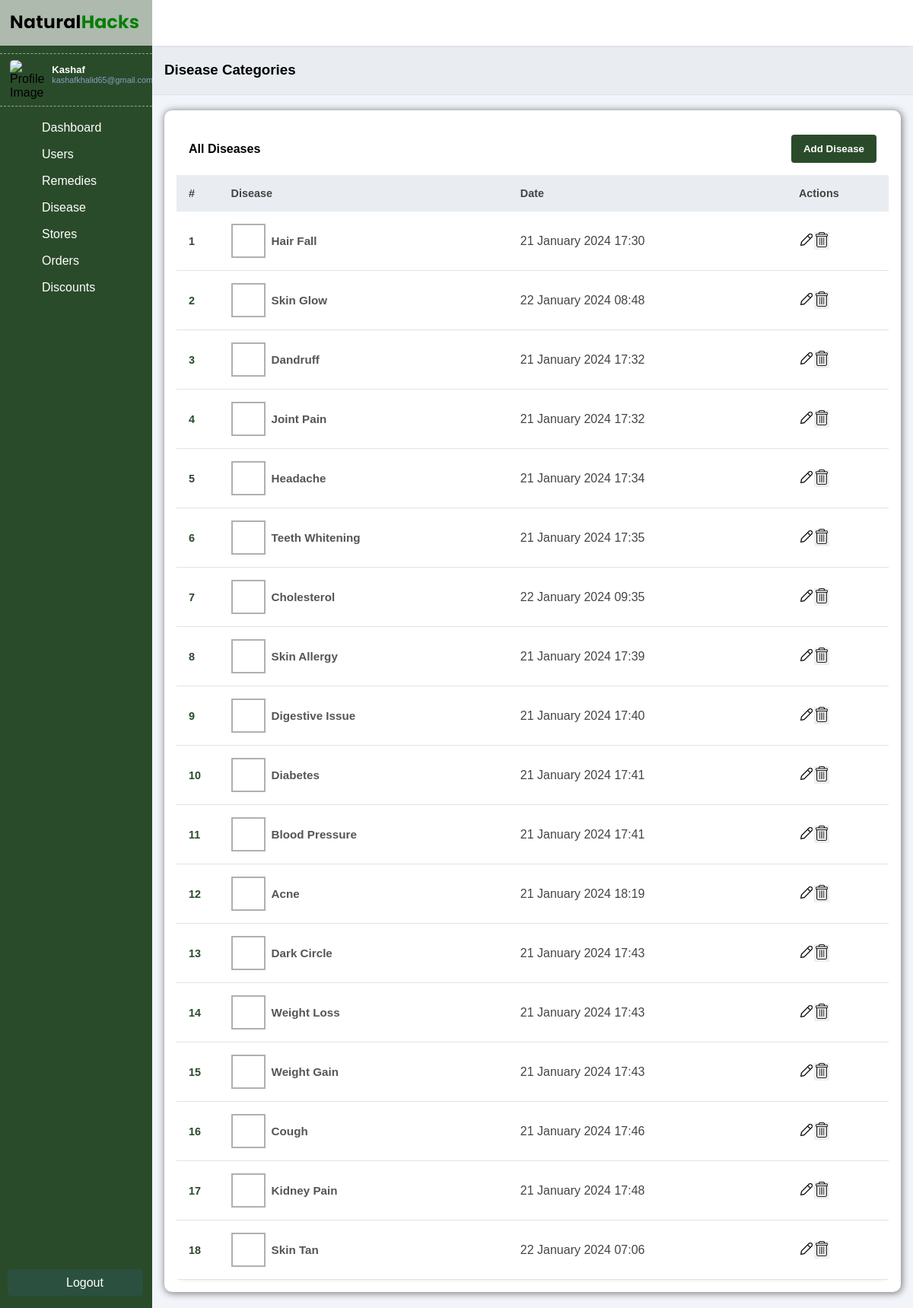
/admin/diseases/diseases.php (signed in), run on the app's committed database.
### tables this page shows
CREATE TABLE `diseases` (
  `id` int(11) NOT NULL,
  `name` varchar(225) DEFAULT NULL,
  `description` longtext DEFAULT NULL,
  `image` varchar(255) DEFAULT NULL,
  `created_at` timestamp NOT NULL DEFAULT current_timestamp() ON UPDATE current_timestamp()
);

### admin/diseases/diseases.php (the view, shortened to what this page needs)
<?php
require_once '../../connection.php';
?>
<!DOCTYPE html>
<html lang="en">
<?php
include('../layout/head.php');
?>
<body>
    <?php
    include('../layout/sidebar.php');
    ?>
    <div class="main-content">
        <?php include('../layout/header.php') ?>
        <?php
        $sql = "SELECT * FROM diseases";
        $disease = mysqli_query($conn, $sql);
        ?>
        <main>
            <div class="page-header">
                <h3>Disease Categories</h3>
            </div>
            <div class="page-content">
                <div class="card">
                    <div class="records table-responsive">
                        <div class="record-header">
                            <h4>All Diseases</h4>
                            <div class="add">
                                <a href="./disease_add.php"><button>Add Disease</button></a>
                            </div>
                    </div>
                    <div>
                        <?php
                        if (mysqli_num_rows($disease) > 0) {
                        ?>
                            <table width="100%">
                                <thead>
                                    <tr>
                                        <th>#</th>
                                        <th>Disease</th>
                                        <th>Date</th>
                                        <th>Actions</th>
                                    </tr>
                                </thead>
                                <tbody>
                                    <?php
                                    $rows = mysqli_fetch_all($disease, MYSQLI_ASSOC);
                                    $key = 0;
                                    foreach ($rows as $row) {
                                        $key++;
                                        if (!empty($row['image']) && $row['image'] !== null) {
                                            $image = $row['image'];
                                        } else {
                                            $image = '../assets/images/photo.png';
                                        }
                                    ?>
                                        <tr>
                                            <td><?= $key ?></td>
                                            <td>
                                                <div class="client">
                                                    <div class="client-img bg-img" style="background-image: url(<?= $image ?>); background-size: cover;"></div>
                                                    <div class="client-info">
                                                        <h4><?= $row['name'] ?></h4>
                                                    </div>
                                                </div>
                                            </td>
                                            <td><?= date('d F Y H:i', strtotime($row['created_at'])) ?></td>
                                            <td>
                                                <div class="actions">
                                                    <a href="./disease_edit.php?id=<?= $row['id'] ?>">
                                                        <img src="../assets/images/edit.png" height="20px" alt="Edit">
                                                    </a>
                                                    <form class="delete-form" id="deleteForm_<?= $row['id'] ?>" action="./diseases.php" method="post">
                                                        <button type="submit" style="border:none; background-color: none;" onclick="return confirm('Are you sure you want to delete <?= $row['name'] ?> ?')" name="delete">
                                                            <img src="../assets/images/delete.png" height="20px" alt="Delete">
                                                        </button>
                                                    </form>
                                                </div>
                                            </td>
                                        </tr>
                                    <?php } ?>
                                </tbody>
                            </table>
                        <?php } ?>
                    </div>
                </div>
                </div>
            </div>
        </main>
    </div>
</body>
</html>

### admin/layout/head.php (shortened to what this page needs)
<head>
    <link rel="stylesheet" href="../style.css">
    <link rel="stylesheet" href="https://maxst.icons8.com/vue-static/landings/line-awesome/line-awesome/1.3.0/css/line-awesome.min.css">
</head>

### admin/layout/sidebar.php (shortened to what this page needs)
<div class="sidebar">
    <div class="side-header">
        <img src="../assets/logo/logo-nobg.png" width="100%" alt="">
    </div>
    <div class="side-content">
    <div class="profile">
            <div class="profile-left-section">
                <img src="<?= htmlspecialchars($_SESSION['admin_image']) ?>" alt="Profile Image">
            </div>
            <div class="profile-right-section">
                <span><?= htmlspecialchars($_SESSION['admin_name']) ?></span>
                <small><?= htmlspecialchars($_SESSION['admin_email']) ?></small>
            </div>
        </div>
        <div class="side-menu">
            <ul>
                <li class="menu-item">
                    <a href="../dashboard/index.php" <?= (basename($_SERVER['PHP_SELF']) == 'index.php') ? 'class="active"' : ''; ?>>
                        <div class="menu-item-icon">
                        </div>
                        <div class="menu-item-label">
                            <small>Dashboard</small>
                        </div>
                    </a>
                </li>
                <li class="menu-item">
                    <a href="../users/users.php" <?= (basename($_SERVER['PHP_SELF']) == 'users.php') ? 'class="active"' : ''; ?>>
                        <div class="menu-item-icon">
                        </div>
                        <div class="menu-item-label">
                            <small>Users</small>
                        </div>
                    </a>
                </li>
                <li class="menu-item">
                    <a href="../remedies/remedies.php" <?= (basename($_SERVER['PHP_SELF']) == 'remedies.php') ? 'class="active"' : ''; ?>>
                        <div class="menu-item-icon">
                        </div>
                        <div class="menu-item-label">
                            <small>Remedies</small>
                        </div>
                    </a>
                </li>
                <li class="menu-item">
                    <a href="../diseases/diseases.php" <?= (basename($_SERVER['PHP_SELF']) == 'diseases.php') ? 'class="active"' : ''; ?>>
                        <div class="menu-item-icon">
                        </div>
                        <div class="menu-item-label">
                            <small>Disease</small>
                        </div>
                    </a>
                </li>
                <li class="menu-item">
                    <a href="../stores/stores.php" <?= (basename($_SERVER['PHP_SELF']) == 'stores.php') ? 'class="active"' : ''; ?>>
                        <div class="menu-item-icon">
                        </div>
                        <div class="menu-item-label">
                            <small>Stores</small>
                        </div>
                    </a>
                </li>
                <li class="menu-item">
                    <a href="../orders/orders.php" <?= (basename($_SERVER['PHP_SELF']) == 'orders.php') ? 'class="active"' : ''; ?>>
                        <div class="menu-item-icon">
                        </div>
                        <div class="menu-item-label">
                            <small>Orders</small>
                        </div>
                    </a>
                </li>
                <li class="menu-item">
                    <a href="../discounts/discounts.php" <?= (basename($_SERVER['PHP_SELF']) == 'discounts.php') ? 'class="active"' : ''; ?>>
                        <div class="menu-item-icon">
                        </div>
                        <div class="menu-item-label">
                            <small>Discounts</small>
                        </div>
                    </a>
                </li>
                <li class="menu-item logout">
                    <a href="../logout.php">
                        <div class="menu-item-icon">
                        </div>
                        <div class="menu-item-label">
                            <small>Logout</small>
                        </div>
                    </a>
                </li>
            </ul>
        </div>
    </div>
</div>

### admin/layout/header.php (shortened to what this page needs)
<header>
</header>

### admin/style.css (style rules this page uses)
:root { --main-color: #2a4b2a; --color-dark: #2b503f; --text-grey: #b0b0b0; }
* { margin: 0; padding: 0; text-decoration: none; box-sizing: border-box; font-family: "Merriweather", sans-serif; }
.sidebar { position: fixed; height: 100%; width: 200px; left: 0; bottom: 0; top: 0; z-index: 100; background: var(--main-color); transition: left 300ms; }
.side-header { box-shadow: 0px 5px 5px -5px rgb(0 0 0 /10%); background-color: rgba(255, 255, 255, 0.616); height: 60px; display: flex; justify-content: center; align-items: center; }
.side-content { height: calc(100vh - 60px); overflow: auto; }
.profile { padding: 0.5rem; display: flex; border-bottom: 1px dashed rgba(255, 255, 255, 0.5); border-top: 1px dashed rgba(255, 255, 255, 0.5); margin: 10px 0 10px 0; }
.profile-left-section { padding: 0 5px; }
.profile-left-section > img { height: 40px; width: 40px; border-radius: 5px; }
.profile-right-section { padding: 5px; color: white; font-size: small; display: flex; flex-direction: column; }
.profile-right-section span { font-weight: 600; }
.profile-right-section small { color: #899dc1; font-weight: 500; }
.side-menu { color: #fff; margin: 10px; }
.menu-item { border-radius: 5px; transition: 0.5s; }
.menu-item > a { display: flex; justify-content: left; padding: 5px 10px; color: white; border-radius: 5px; }
.menu-item-icon { transition: 0.5s; font-size: larger; aspect-ratio: 1/1; border-radius: 5px; height: 25px; width: 25px; display: flex; place-items: center; justify-content: center; }
.menu-item-label { font-size: larger; display: flex; place-items: center; padding: 0 10px; }
.logout { position: fixed; bottom: 1rem; padding: 0 2rem; background-color: var(--color-dark); }
.main-content { margin-left: 200px; width: calc(100% - 200px); transition: margin-left 300ms; }
header { position: fixed; right: 0; top: 0; left: 200px; z-index: 100; height: 60px; box-shadow: 0px 5px 5px -5px rgb(0 0 0 /10%); background: #fff; transition: left 300ms; }
.user div, .client-img { height: 40px; width: 40px; margin-right: 1rem; }
main { margin-top: 60px; }
.page-header { padding: 1.3rem 1rem; background: #e9edf2; border-bottom: 1px solid #dee2e8; }
.page-content { padding: 1.3rem 1rem; background: #f1f4f9; }
.card { background-color: white; padding: 1rem; border-radius: 10px; box-shadow: gray 1px 1px 10px 1px; }
.records { box-shadow: 0px 5px 5px -5px rgb(0 0 0 / 10%); background: #fff; border-radius: 3px; }
.record-header { padding: 1rem; display: flex; justify-content: space-between; align-items: center; }
.add, .browse { display: flex; align-items: center; }
input, button, select { outline: none; }
.add button { background: var(--main-color); color: #fff; height: 37px; border-radius: 4px; padding: 0rem 1rem; border: none; font-weight: 600; }
.table-responsive { width: 100%; overflow: auto; }
table { border-collapse: collapse; }
table thead tr { background: #e9edf2; }
table thead th { padding: 1rem 0rem; text-align: left; color: #444; font-size: 0.9rem; }
table thead th:first-child { padding-left: 1rem; }
table tbody td { padding: 1rem 0rem; color: #444; }
table tbody td:first-child { padding-left: 1rem; color: var(--main-color); font-weight: 600; font-size: 0.9rem; }
table tbody tr { border-bottom: 1px solid #dee2e8; }
.client { display: flex; align-items: center; }
.client-img { margin-right: 0.5rem; border: 2px solid #b0b0b0; height: 45px; width: 45px; }
.client-info h4 { color: #555; font-size: 0.95rem; }
.actions { display: flex; }

### data on the page
diseases: name "Hair Fall", created_at "21 January 2024 17:30"
diseases: name "Skin Glow", created_at "22 January 2024 08:48"
diseases: name "Dandruff", created_at "21 January 2024 17:32"
diseases: name "Joint Pain", created_at "21 January 2024 17:32"
diseases: name "Headache", created_at "21 January 2024 17:34"
diseases: name "Teeth Whitening", created_at "21 January 2024 17:35"
diseases: name "Cholesterol", created_at "22 January 2024 09:35"
diseases: name "Skin Allergy", created_at "21 January 2024 17:39"
diseases: name "Digestive Issue", created_at "21 January 2024 17:40"
diseases: name "Diabetes", created_at "21 January 2024 17:41"
diseases: name "Blood Pressure", created_at "21 January 2024 17:41"
diseases: name "Acne", created_at "21 January 2024 18:19"
diseases: name "Dark Circle", created_at "21 January 2024 17:43"
diseases: name "Weight Loss", created_at "21 January 2024 17:43"
diseases: name "Weight Gain", created_at "21 January 2024 17:43"
diseases: name "Cough", created_at "21 January 2024 17:46"
diseases: name "Kidney Pain", created_at "21 January 2024 17:48"
diseases: name "Skin Tan", created_at "22 January 2024 07:06"

### other printed values
$_SESSION['admin_name'] "Kashaf"
$_SESSION['admin_email'] "kashafkhalid65@gmail.com"
